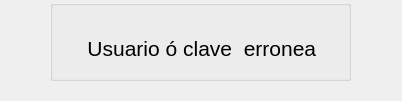
<?xml version="1.0" encoding="UTF-8"?>
<ui version="4.0">
 <class>clave_erronea</class>
 <widget class="QDialog" name="clave_erronea">
  <property name="geometry">
   <rect>
    <x>0</x>
    <y>0</y>
    <width>402</width>
    <height>101</height>
   </rect>
  </property>
  <property name="windowTitle">
   <string>¡Error!</string>
  </property>
  <widget class="QGroupBox" name="groupBox">
   <property name="geometry">
    <rect>
     <x>50</x>
     <y>0</y>
     <width>301</width>
     <height>81</height>
    </rect>
   </property>
   <property name="title">
    <string/>
   </property>
   <widget class="QLabel" name="label">
    <property name="geometry">
     <rect>
      <x>20</x>
      <y>40</y>
      <width>251</width>
      <height>17</height>
     </rect>
    </property>
    <property name="font">
     <font>
      <pointsize>16</pointsize>
     </font>
    </property>
    <property name="text">
     <string>   Usuario ó clave  erronea</string>
    </property>
   </widget>
  </widget>
 </widget>
 <resources/>
 <connections/>
</ui>
